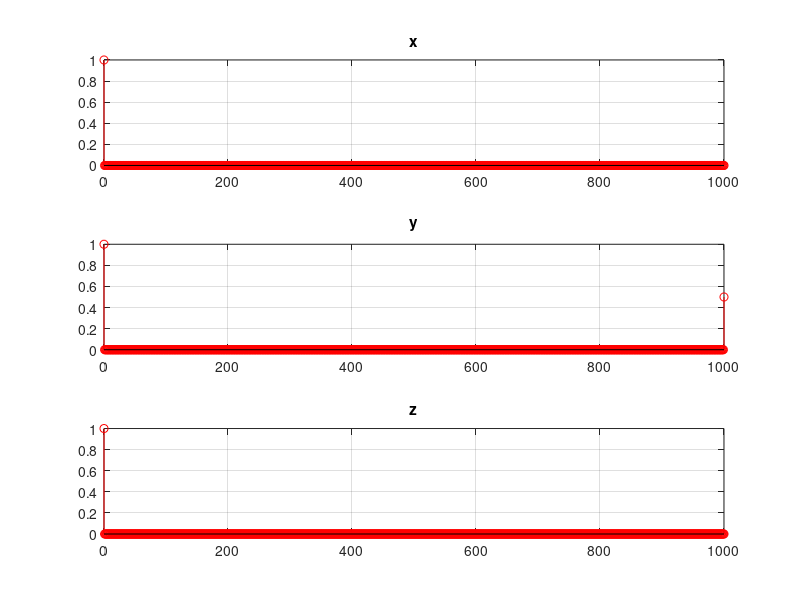

Reproduce this figure in MATLAB.
clc; clear; close('all');

n = 0:1000;
x = [1 zeros(1, 1000)];

a = 1;
b = [1 zeros(1, 999) 0.5];
y = filter(b, a, x);

a = [1 zeros(1, 999) 0.5];
b = 1;
z = filter(b, a, y);

figure;
subplot(3,1,1);
stem(n, x, 'r');
title('x'); grid('on');
subplot(3,1,2);
stem(n, y, 'r');
title('y'); grid('on');
subplot(3,1,3);
stem(n, z, 'r');
title('z'); grid('on');
